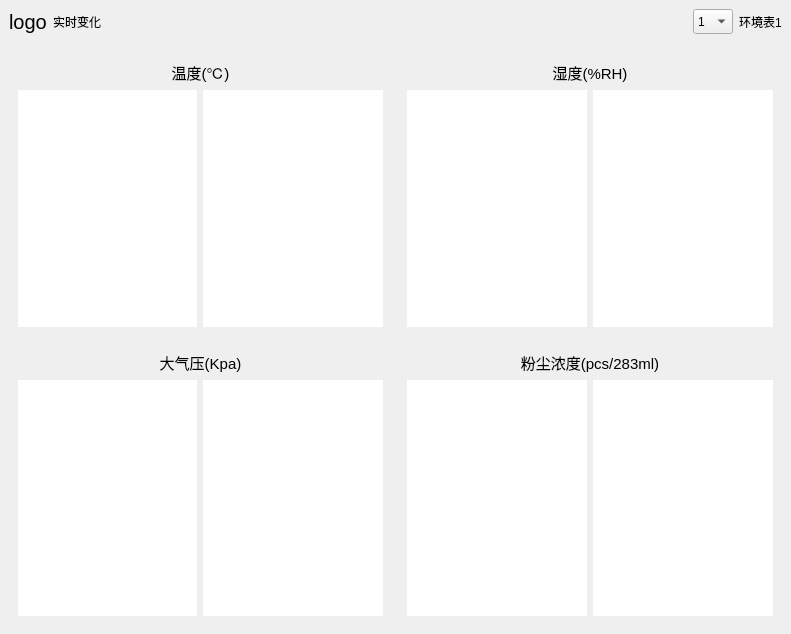
<?xml version="1.0" encoding="UTF-8"?>
<ui version="4.0">
 <class>page_dev</class>
 <widget class="QWidget" name="page_dev">
  <property name="geometry">
   <rect>
    <x>0</x>
    <y>0</y>
    <width>791</width>
    <height>634</height>
   </rect>
  </property>
  <property name="windowTitle">
   <string>Form</string>
  </property>
  <property name="styleSheet">
   <string notr="true"/>
  </property>
  <layout class="QGridLayout" name="gridLayout">
   <property name="leftMargin">
    <number>0</number>
   </property>
   <property name="topMargin">
    <number>0</number>
   </property>
   <property name="rightMargin">
    <number>0</number>
   </property>
   <property name="bottomMargin">
    <number>0</number>
   </property>
   <property name="spacing">
    <number>0</number>
   </property>
   <item row="0" column="0">
    <widget class="QWidget" name="widget_2" native="true">
     <property name="sizePolicy">
      <sizepolicy hsizetype="Preferred" vsizetype="Preferred">
       <horstretch>0</horstretch>
       <verstretch>0</verstretch>
      </sizepolicy>
     </property>
     <property name="minimumSize">
      <size>
       <width>0</width>
       <height>0</height>
      </size>
     </property>
     <property name="maximumSize">
      <size>
       <width>16777215</width>
       <height>50</height>
      </size>
     </property>
     <layout class="QHBoxLayout" name="horizontalLayout">
      <item>
       <widget class="QLabel" name="logo">
        <property name="sizePolicy">
         <sizepolicy hsizetype="Fixed" vsizetype="Preferred">
          <horstretch>0</horstretch>
          <verstretch>0</verstretch>
         </sizepolicy>
        </property>
        <property name="styleSheet">
         <string notr="true">font:15pt;</string>
        </property>
        <property name="text">
         <string>logo</string>
        </property>
       </widget>
      </item>
      <item>
       <widget class="QLabel" name="title">
        <property name="sizePolicy">
         <sizepolicy hsizetype="Preferred" vsizetype="Preferred">
          <horstretch>0</horstretch>
          <verstretch>0</verstretch>
         </sizepolicy>
        </property>
        <property name="styleSheet">
         <string notr="true">font: 75 16pt &quot;微软雅黑&quot;;
</string>
        </property>
        <property name="text">
         <string>实时变化</string>
        </property>
       </widget>
      </item>
      <item>
       <widget class="QComboBox" name="app">
        <property name="sizePolicy">
         <sizepolicy hsizetype="Preferred" vsizetype="Preferred">
          <horstretch>0</horstretch>
          <verstretch>0</verstretch>
         </sizepolicy>
        </property>
        <property name="minimumSize">
         <size>
          <width>0</width>
          <height>25</height>
         </size>
        </property>
        <property name="maximumSize">
         <size>
          <width>40</width>
          <height>25</height>
         </size>
        </property>
        <item>
         <property name="text">
          <string>1</string>
         </property>
        </item>
        <item>
         <property name="text">
          <string>2</string>
         </property>
        </item>
       </widget>
      </item>
      <item>
       <widget class="QLabel" name="app_n">
        <property name="sizePolicy">
         <sizepolicy hsizetype="Fixed" vsizetype="Preferred">
          <horstretch>0</horstretch>
          <verstretch>0</verstretch>
         </sizepolicy>
        </property>
        <property name="text">
         <string>环境表1</string>
        </property>
       </widget>
      </item>
     </layout>
    </widget>
   </item>
   <item row="1" column="0">
    <widget class="QWidget" name="main" native="true">
     <property name="styleSheet">
      <string notr="true">#main&gt;QWidget{
	border-radius:25px;
	background-color: white;
}
QChartView{
	background-color:white;
}</string>
     </property>
     <layout class="QGridLayout" name="gridLayout_5">
      <item row="0" column="0">
       <widget class="QWidget" name="widget_3" native="true">
        <property name="sizePolicy">
         <sizepolicy hsizetype="Preferred" vsizetype="Preferred">
          <horstretch>0</horstretch>
          <verstretch>0</verstretch>
         </sizepolicy>
        </property>
        <property name="styleSheet">
         <string notr="true"/>
        </property>
        <layout class="QGridLayout" name="gridLayout_2">
         <property name="leftMargin">
          <number>9</number>
         </property>
         <property name="topMargin">
          <number>9</number>
         </property>
         <property name="rightMargin">
          <number>9</number>
         </property>
         <property name="bottomMargin">
          <number>9</number>
         </property>
         <property name="spacing">
          <number>6</number>
         </property>
         <item row="1" column="1">
          <widget class="QChartView" name="tem_2">
           <property name="frameShape">
            <enum>QFrame::NoFrame</enum>
           </property>
          </widget>
         </item>
         <item row="0" column="0" colspan="2">
          <widget class="QLabel" name="label">
           <property name="minimumSize">
            <size>
             <width>0</width>
             <height>0</height>
            </size>
           </property>
           <property name="font">
            <font>
             <pointsize>11</pointsize>
            </font>
           </property>
           <property name="text">
            <string>温度(℃)</string>
           </property>
           <property name="alignment">
            <set>Qt::AlignCenter</set>
           </property>
          </widget>
         </item>
         <item row="1" column="0">
          <widget class="QChartView" name="tem">
           <property name="frameShape">
            <enum>QFrame::NoFrame</enum>
           </property>
           <property name="frameShadow">
            <enum>QFrame::Plain</enum>
           </property>
          </widget>
         </item>
        </layout>
       </widget>
      </item>
      <item row="0" column="1">
       <widget class="QWidget" name="widget_4" native="true">
        <property name="sizePolicy">
         <sizepolicy hsizetype="Preferred" vsizetype="Preferred">
          <horstretch>0</horstretch>
          <verstretch>0</verstretch>
         </sizepolicy>
        </property>
        <property name="styleSheet">
         <string notr="true"/>
        </property>
        <layout class="QGridLayout" name="gridLayout_3">
         <item row="1" column="0">
          <widget class="QChartView" name="hum">
           <property name="frameShape">
            <enum>QFrame::NoFrame</enum>
           </property>
          </widget>
         </item>
         <item row="0" column="0" colspan="2">
          <widget class="QLabel" name="label_2">
           <property name="font">
            <font>
             <pointsize>11</pointsize>
            </font>
           </property>
           <property name="text">
            <string>湿度(%RH)</string>
           </property>
           <property name="alignment">
            <set>Qt::AlignCenter</set>
           </property>
          </widget>
         </item>
         <item row="1" column="1">
          <widget class="QChartView" name="hum_2">
           <property name="frameShape">
            <enum>QFrame::NoFrame</enum>
           </property>
          </widget>
         </item>
        </layout>
       </widget>
      </item>
      <item row="1" column="0">
       <widget class="QWidget" name="widget_8" native="true">
        <property name="sizePolicy">
         <sizepolicy hsizetype="Preferred" vsizetype="Preferred">
          <horstretch>0</horstretch>
          <verstretch>0</verstretch>
         </sizepolicy>
        </property>
        <property name="styleSheet">
         <string notr="true"/>
        </property>
        <layout class="QGridLayout" name="gridLayout_6">
         <item row="1" column="0">
          <widget class="QChartView" name="atm">
           <property name="frameShape">
            <enum>QFrame::NoFrame</enum>
           </property>
          </widget>
         </item>
         <item row="1" column="1">
          <widget class="QChartView" name="atm_2">
           <property name="frameShape">
            <enum>QFrame::NoFrame</enum>
           </property>
          </widget>
         </item>
         <item row="0" column="0" colspan="2">
          <widget class="QLabel" name="label_4">
           <property name="font">
            <font>
             <pointsize>11</pointsize>
            </font>
           </property>
           <property name="text">
            <string>大气压(Kpa)</string>
           </property>
           <property name="alignment">
            <set>Qt::AlignCenter</set>
           </property>
          </widget>
         </item>
        </layout>
       </widget>
      </item>
      <item row="1" column="1">
       <widget class="QWidget" name="widget_5" native="true">
        <property name="sizePolicy">
         <sizepolicy hsizetype="Preferred" vsizetype="Preferred">
          <horstretch>0</horstretch>
          <verstretch>0</verstretch>
         </sizepolicy>
        </property>
        <property name="styleSheet">
         <string notr="true"/>
        </property>
        <layout class="QGridLayout" name="gridLayout_4">
         <item row="1" column="0">
          <widget class="QChartView" name="fc">
           <property name="frameShape">
            <enum>QFrame::NoFrame</enum>
           </property>
          </widget>
         </item>
         <item row="0" column="0" colspan="2">
          <widget class="QLabel" name="label_3">
           <property name="font">
            <font>
             <pointsize>11</pointsize>
            </font>
           </property>
           <property name="text">
            <string>粉尘浓度(pcs/283ml)</string>
           </property>
           <property name="alignment">
            <set>Qt::AlignCenter</set>
           </property>
          </widget>
         </item>
         <item row="1" column="1">
          <widget class="QChartView" name="fc_2">
           <property name="frameShape">
            <enum>QFrame::NoFrame</enum>
           </property>
          </widget>
         </item>
        </layout>
       </widget>
      </item>
     </layout>
    </widget>
   </item>
  </layout>
 </widget>
 <customwidgets>
  <customwidget>
   <class>QChartView</class>
   <extends>QGraphicsView</extends>
   <header>qchartview.h</header>
  </customwidget>
 </customwidgets>
 <resources/>
 <connections/>
</ui>
